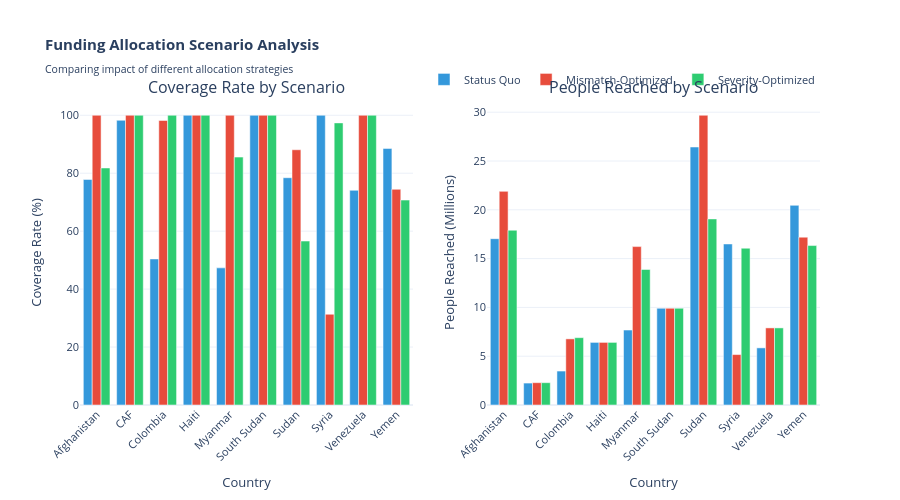

The cell this chart's notebook holds for it:
### Code cell
if PLOTLY_AVAILABLE:
    fig = make_subplots(
        rows=1, cols=2,
        subplot_titles=("Coverage Rate by Scenario", "People Reached by Scenario"),
        specs=[[{"type": "bar"}, {"type": "bar"}]]
    )
    
    scenario_names = ['Status Quo', 'Mismatch-Optimized', 'Severity-Optimized']
    colors_scenarios = ['#3498db', '#e74c3c', '#2ecc71']
    
    for idx, scenario in enumerate(scenario_names):
        scenario_data = scenarios[scenarios['scenario'] == scenario].sort_values('country')
        
        fig.add_trace(
            go.Bar(
                name=scenario,
                x=scenario_data['country'],
                y=scenario_data['projected_coverage'] * 100,
                marker_color=colors_scenarios[idx],
                showlegend=True
            ),
            row=1, col=1
        )
        
        fig.add_trace(
            go.Bar(
                name=scenario,
                x=scenario_data['country'],
                y=scenario_data['people_reached'] / 1e6,
                marker_color=colors_scenarios[idx],
                showlegend=False
            ),
            row=1, col=2
        )
    
    fig.update_xaxes(title_text="Country", row=1, col=1, tickangle=-45)
    fig.update_xaxes(title_text="Country", row=1, col=2, tickangle=-45)
    fig.update_yaxes(title_text="Coverage Rate (%)", row=1, col=1)
    fig.update_yaxes(title_text="People Reached (Millions)", row=1, col=2)
    
    fig.update_layout(
        title_text="<b>Funding Allocation Scenario Analysis</b><br><sub>Comparing impact of different allocation strategies</sub>",
        height=500,
        template='plotly_white',
        barmode='group',
        font=dict(size=11),
        legend=dict(orientation="h", yanchor="bottom", y=1.02, xanchor="right", x=1)
    )
    
    fig.show()
else:
    fig, (ax1, ax2) = plt.subplots(1, 2, figsize=(16, 6))
    
    scenario_names = ['Status Quo', 'Mismatch-Optimized', 'Severity-Optimized']
    x = np.arange(len(baseline_2026))
    width = 0.25
    
    for idx, scenario in enumerate(scenario_names):
        scenario_data = scenarios[scenarios['scenario'] == scenario].sort_values('country')
        
        ax1.bar(x + idx*width, scenario_data['projected_coverage']*100, width, 
                label=scenario, alpha=0.8, edgecolor='black')
        ax2.bar(x + idx*width, scenario_data['people_reached']/1e6, width, 
                label=scenario, alpha=0.8, edgecolor='black')
    
    ax1.set_xlabel('Country')
    ax1.set_ylabel('Coverage Rate (%)')
    ax1.set_title('Coverage Rate by Scenario', fontsize=13, fontweight='bold')
    ax1.set_xticks(x + width)
    ax1.set_xticklabels(scenario_data['country'], rotation=45, ha='right')
    ax1.legend()
    ax1.grid(axis='y', alpha=0.3)
    
    ax2.set_xlabel('Country')
    ax2.set_ylabel('People Reached (Millions)')
    ax2.set_title('People Reached by Scenario', fontsize=13, fontweight='bold')
    ax2.set_xticks(x + width)
    ax2.set_xticklabels(scenario_data['country'], rotation=45, ha='right')
    ax2.legend()
    ax2.grid(axis='y', alpha=0.3)
    
    plt.tight_layout()
    plt.show()

print("Scenario analysis dashboard generated")

### Figure 1 — Plotly figure (JSON) as saved in the notebook; plotly's stock layout.template omitted (floating-point values rounded to 4 significant figures)
{"data": [{"marker": {"color": "#3498db"}, "name": "Status Quo", "showlegend": true, "type": "bar", "x": ["Afghanistan", "CAF", "Colombia", "Haiti", "Myanmar", "South Sudan", "Sudan", "Syria", "Venezuela", "Yemen"], "xaxis": "x", "y": [77.84, 98.26, 50.41, 100, 47.33, 100, 78.44, 100, 74.09, 88.56], "yaxis": "y"}, {"marker": {"color": "#3498db"}, "name": "Status Quo", "showlegend": false, "type": "bar", "x": ["Afghanistan", "CAF", "Colombia", "Haiti", "Myanmar", "South Sudan", "Sudan", "Syria", "Venezuela", "Yemen"], "xaxis": "x2", "y": [17.04, 2.247, 3.478, 6.414, 7.681, 9.914, 26.43, 16.5, 5.853, 20.46], "yaxis": "y2"}, {"marker": {"color": "#e74c3c"}, "name": "Mismatch-Optimized", "showlegend": true, "type": "bar", "x": ["Afghanistan", "CAF", "Colombia", "Haiti", "Myanmar", "South Sudan", "Sudan", "Syria", "Venezuela", "Yemen"], "xaxis": "x", "y": [100, 100, 98.19, 100, 100, 100, 88.09, 31.32, 100, 74.44], "yaxis": "y"}, {"marker": {"color": "#e74c3c"}, "name": "Mismatch-Optimized", "showlegend": false, "type": "bar", "x": ["Afghanistan", "CAF", "Colombia", "Haiti", "Myanmar", "South Sudan", "Sudan", "Syria", "Venezuela", "Yemen"], "xaxis": "x2", "y": [21.89, 2.287, 6.775, 6.414, 16.23, 9.914, 29.69, 5.167, 7.9, 17.2], "yaxis": "y2"}, {"marker": {"color": "#2ecc71"}, "name": "Severity-Optimized", "showlegend": true, "type": "bar", "x": ["Afghanistan", "CAF", "Colombia", "Haiti", "Myanmar", "South Sudan", "Sudan", "Syria", "Venezuela", "Yemen"], "xaxis": "x", "y": [81.8, 100, 100, 100, 85.56, 100, 56.58, 97.36, 100, 70.72], "yaxis": "y"}, {"marker": {"color": "#2ecc71"}, "name": "Severity-Optimized", "showlegend": false, "type": "bar", "x": ["Afghanistan", "CAF", "Colombia", "Haiti", "Myanmar", "South Sudan", "Sudan", "Syria", "Venezuela", "Yemen"], "xaxis": "x2", "y": [17.91, 2.287, 6.9, 6.414, 13.88, 9.914, 19.07, 16.06, 7.9, 16.34], "yaxis": "y2"}], "layout": {"annotations": [{"font": {"size": 16}, "showarrow": false, "text": "Coverage Rate by Scenario", "x": 0.225, "xanchor": "center", "xref": "paper", "y": 1, "yanchor": "bottom", "yref": "paper"}, {"font": {"size": 16}, "showarrow": false, "text": "People Reached by Scenario", "x": 0.775, "xanchor": "center", "xref": "paper", "y": 1, "yanchor": "bottom", "yref": "paper"}], "barmode": "group", "font": {"size": 11}, "height": 500, "legend": {"orientation": "h", "x": 1, "xanchor": "right", "y": 1.02, "yanchor": "bottom"}, "title": {"text": "<b>Funding Allocation Scenario Analysis</b><br><sub>Comparing impact of different allocation strategies</sub>"}, "xaxis": {"anchor": "y", "domain": [0, 0.45], "tickangle": -45, "title": {"text": "Country"}}, "xaxis2": {"anchor": "y2", "domain": [0.55, 1], "tickangle": -45, "title": {"text": "Country"}}, "yaxis": {"anchor": "x", "domain": [0, 1], "title": {"text": "Coverage Rate (%)"}}, "yaxis2": {"anchor": "x2", "domain": [0, 1], "title": {"text": "People Reached (Millions)"}}}}
